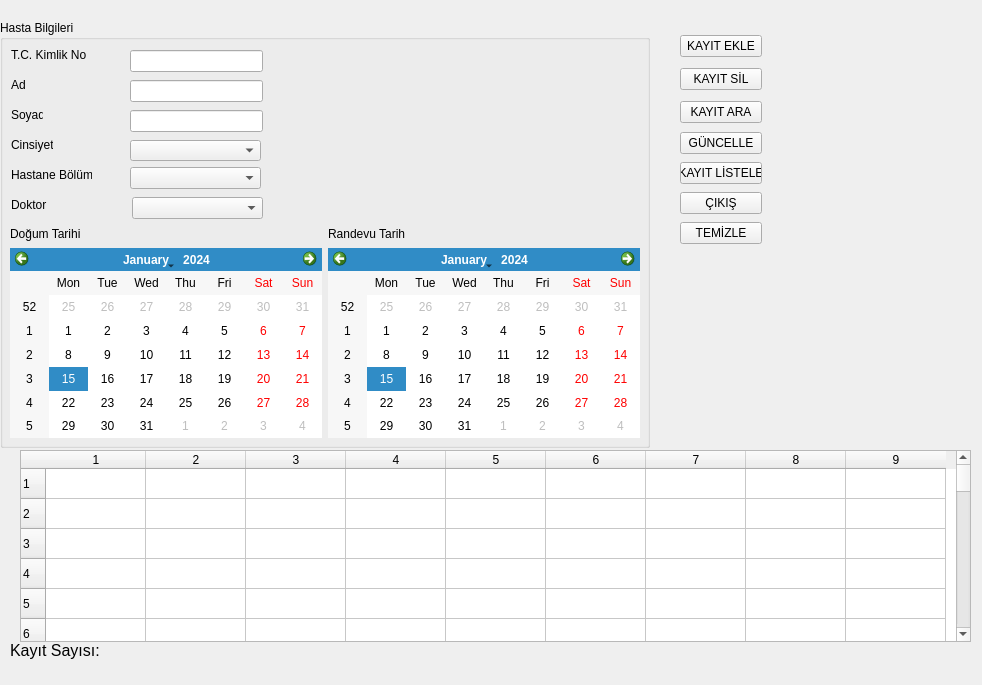
<?xml version="1.0" encoding="UTF-8"?>
<ui version="4.0">
 <class>HastaKayitKabul</class>
 <widget class="QWidget" name="HastaKayitKabul">
  <property name="geometry">
   <rect>
    <x>0</x>
    <y>0</y>
    <width>982</width>
    <height>685</height>
   </rect>
  </property>
  <property name="windowTitle">
   <string>Widget</string>
  </property>
  <widget class="QWidget" name="layoutWidget">
   <property name="geometry">
    <rect>
     <x>680</x>
     <y>30</y>
     <width>82</width>
     <height>101</height>
    </rect>
   </property>
   <layout class="QVBoxLayout" name="verticalLayout_6">
    <item>
     <widget class="QPushButton" name="btnEkle">
      <property name="text">
       <string>KAYIT EKLE</string>
      </property>
     </widget>
    </item>
    <item>
     <widget class="QPushButton" name="btnSil">
      <property name="text">
       <string>KAYIT SİL</string>
      </property>
     </widget>
    </item>
    <item>
     <widget class="QPushButton" name="btnAra">
      <property name="text">
       <string>KAYIT ARA</string>
      </property>
     </widget>
    </item>
   </layout>
  </widget>
  <widget class="QWidget" name="verticalLayoutWidget">
   <property name="geometry">
    <rect>
     <x>680</x>
     <y>130</y>
     <width>82</width>
     <height>116</height>
    </rect>
   </property>
   <layout class="QVBoxLayout" name="verticalLayout_4">
    <item>
     <widget class="QPushButton" name="btnGuncelle">
      <property name="text">
       <string>GÜNCELLE</string>
      </property>
     </widget>
    </item>
    <item>
     <widget class="QPushButton" name="btnListele">
      <property name="text">
       <string>KAYIT LİSTELE</string>
      </property>
     </widget>
    </item>
    <item>
     <widget class="QPushButton" name="btnCikis">
      <property name="text">
       <string>ÇIKIŞ</string>
      </property>
     </widget>
    </item>
    <item>
     <widget class="QPushButton" name="btnTemizle">
      <property name="text">
       <string>TEMİZLE</string>
      </property>
     </widget>
    </item>
   </layout>
  </widget>
  <widget class="QGroupBox" name="groupBox">
   <property name="geometry">
    <rect>
     <x>0</x>
     <y>20</y>
     <width>650</width>
     <height>428</height>
    </rect>
   </property>
   <property name="title">
    <string>Hasta Bilgileri</string>
   </property>
   <widget class="QCalendarWidget" name="cwRTarihi">
    <property name="geometry">
     <rect>
      <x>328</x>
      <y>228</y>
      <width>312</width>
      <height>190</height>
     </rect>
    </property>
   </widget>
   <widget class="QLabel" name="label_7">
    <property name="geometry">
     <rect>
      <x>10</x>
      <y>206</y>
      <width>71</width>
      <height>16</height>
     </rect>
    </property>
    <property name="text">
     <string>Doğum Tarihi</string>
    </property>
   </widget>
   <widget class="QLabel" name="label_8">
    <property name="geometry">
     <rect>
      <x>328</x>
      <y>206</y>
      <width>77</width>
      <height>16</height>
     </rect>
    </property>
    <property name="text">
     <string>Randevu Tarihi</string>
    </property>
   </widget>
   <widget class="QCalendarWidget" name="cwDTarihi">
    <property name="geometry">
     <rect>
      <x>10</x>
      <y>228</y>
      <width>312</width>
      <height>190</height>
     </rect>
    </property>
   </widget>
   <widget class="QLineEdit" name="lneAd">
    <property name="geometry">
     <rect>
      <x>130</x>
      <y>60</y>
      <width>133</width>
      <height>22</height>
     </rect>
    </property>
    <property name="maxLength">
     <number>10</number>
    </property>
   </widget>
   <widget class="QLineEdit" name="lneTCK">
    <property name="geometry">
     <rect>
      <x>130</x>
      <y>30</y>
      <width>133</width>
      <height>22</height>
     </rect>
    </property>
    <property name="maxLength">
     <number>11</number>
    </property>
   </widget>
   <widget class="QLineEdit" name="lneSoyad">
    <property name="geometry">
     <rect>
      <x>130</x>
      <y>90</y>
      <width>133</width>
      <height>22</height>
     </rect>
    </property>
    <property name="maxLength">
     <number>10</number>
    </property>
   </widget>
   <widget class="QLabel" name="lneTCK_2">
    <property name="geometry">
     <rect>
      <x>11</x>
      <y>27</y>
      <width>75</width>
      <height>16</height>
     </rect>
    </property>
    <property name="text">
     <string>T.C. Kimlik No</string>
    </property>
   </widget>
   <widget class="QLabel" name="lneAd_2">
    <property name="geometry">
     <rect>
      <x>11</x>
      <y>57</y>
      <width>16</width>
      <height>16</height>
     </rect>
    </property>
    <property name="text">
     <string>Ad</string>
    </property>
   </widget>
   <widget class="QLabel" name="lneSoyad_2">
    <property name="geometry">
     <rect>
      <x>11</x>
      <y>87</y>
      <width>32</width>
      <height>16</height>
     </rect>
    </property>
    <property name="text">
     <string>Soyad</string>
    </property>
   </widget>
   <widget class="QLabel" name="lneCinsiyet">
    <property name="geometry">
     <rect>
      <x>11</x>
      <y>117</y>
      <width>42</width>
      <height>16</height>
     </rect>
    </property>
    <property name="text">
     <string>Cinsiyet</string>
    </property>
   </widget>
   <widget class="QComboBox" name="cmbCinsiyet">
    <property name="geometry">
     <rect>
      <x>130</x>
      <y>120</y>
      <width>131</width>
      <height>21</height>
     </rect>
    </property>
    <property name="currentIndex">
     <number>-1</number>
    </property>
    <item>
     <property name="text">
      <string>Kadın</string>
     </property>
    </item>
    <item>
     <property name="text">
      <string>Erkek</string>
     </property>
    </item>
   </widget>
   <widget class="QComboBox" name="cmbHBolum">
    <property name="geometry">
     <rect>
      <x>130</x>
      <y>147</y>
      <width>131</width>
      <height>22</height>
     </rect>
    </property>
    <property name="currentIndex">
     <number>-1</number>
    </property>
    <item>
     <property name="text">
      <string>İç Hastalıkları</string>
     </property>
    </item>
    <item>
     <property name="text">
      <string>Yoğun Bakım</string>
     </property>
    </item>
    <item>
     <property name="text">
      <string>Kardiyoloji</string>
     </property>
    </item>
    <item>
     <property name="text">
      <string>Göğüs Hastalıkları</string>
     </property>
    </item>
    <item>
     <property name="text">
      <string>Nöroloji</string>
     </property>
    </item>
    <item>
     <property name="text">
      <string>Psikiyatri</string>
     </property>
    </item>
    <item>
     <property name="text">
      <string>Fiziksel Tıp ve Rehabilitasyon</string>
     </property>
    </item>
    <item>
     <property name="text">
      <string>Genel Cerrahi</string>
     </property>
    </item>
    <item>
     <property name="text">
      <string>Üroloji</string>
     </property>
    </item>
    <item>
     <property name="text">
      <string>Göz Hastalıkları</string>
     </property>
    </item>
    <item>
     <property name="text">
      <string>Kulak-Burun-Boğaz Hastalıkları</string>
     </property>
    </item>
    <item>
     <property name="text">
      <string>Radyoloji</string>
     </property>
    </item>
    <item>
     <property name="text">
      <string>Ağız, Diş, Çene Hastalıkları ve Cerrahisi</string>
     </property>
    </item>
   </widget>
   <widget class="QLabel" name="lneHbolum">
    <property name="geometry">
     <rect>
      <x>11</x>
      <y>147</y>
      <width>81</width>
      <height>16</height>
     </rect>
    </property>
    <property name="text">
     <string>Hastane Bölüm</string>
    </property>
   </widget>
   <widget class="QLabel" name="lneDoktpr">
    <property name="geometry">
     <rect>
      <x>11</x>
      <y>177</y>
      <width>39</width>
      <height>16</height>
     </rect>
    </property>
    <property name="text">
     <string>Doktor </string>
    </property>
   </widget>
   <widget class="QComboBox" name="cmbDoktor">
    <property name="geometry">
     <rect>
      <x>132</x>
      <y>177</y>
      <width>131</width>
      <height>22</height>
     </rect>
    </property>
    <property name="currentIndex">
     <number>-1</number>
    </property>
    <item>
     <property name="text">
      <string>Cemil ÇALIŞKAN</string>
     </property>
    </item>
    <item>
     <property name="text">
      <string>Muhtar Sinan ERSİN</string>
     </property>
    </item>
    <item>
     <property name="text">
      <string>Murat ZEYTÜNLÜ</string>
     </property>
    </item>
    <item>
     <property name="text">
      <string>Özer MAKAY</string>
     </property>
    </item>
    <item>
     <property name="text">
      <string>Recep Gökhan İÇÖZ</string>
     </property>
    </item>
    <item>
     <property name="text">
      <string>Zekeriya Erhan AKGÜN</string>
     </property>
    </item>
    <item>
     <property name="text">
      <string>Alper UĞUZ</string>
     </property>
    </item>
    <item>
     <property name="text">
      <string>Levent YENİAY</string>
     </property>
    </item>
    <item>
     <property name="text">
      <string>Murat ÖZDEMİR</string>
     </property>
    </item>
    <item>
     <property name="text">
      <string>Taylan Özgür SEZER</string>
     </property>
    </item>
    <item>
     <property name="text">
      <string>Sibel BOYVADA ÖZALP</string>
     </property>
    </item>
   </widget>
  </widget>
  <widget class="QTableWidget" name="tableWidget">
   <property name="geometry">
    <rect>
     <x>20</x>
     <y>450</y>
     <width>951</width>
     <height>192</height>
    </rect>
   </property>
   <property name="rowCount">
    <number>100</number>
   </property>
   <property name="columnCount">
    <number>9</number>
   </property>
   <row/>
   <row/>
   <row/>
   <row/>
   <row/>
   <row/>
   <row/>
   <row/>
   <row/>
   <row/>
   <row/>
   <row/>
   <row/>
   <row/>
   <row/>
   <row/>
   <row/>
   <row/>
   <row/>
   <row/>
   <row/>
   <row/>
   <row/>
   <row/>
   <row/>
   <row/>
   <row/>
   <row/>
   <row/>
   <row/>
   <row/>
   <row/>
   <row/>
   <row/>
   <row/>
   <row/>
   <row/>
   <row/>
   <row/>
   <row/>
   <row/>
   <row/>
   <row/>
   <row/>
   <row/>
   <row/>
   <row/>
   <row/>
   <row/>
   <row/>
   <row/>
   <row/>
   <row/>
   <row/>
   <row/>
   <row/>
   <row/>
   <row/>
   <row/>
   <row/>
   <row/>
   <row/>
   <row/>
   <row/>
   <row/>
   <row/>
   <row/>
   <row/>
   <row/>
   <row/>
   <row/>
   <row/>
   <row/>
   <row/>
   <row/>
   <row/>
   <row/>
   <row/>
   <row/>
   <row/>
   <row/>
   <row/>
   <row/>
   <row/>
   <row/>
   <row/>
   <row/>
   <row/>
   <row/>
   <row/>
   <row/>
   <row/>
   <row/>
   <row/>
   <row/>
   <row/>
   <row/>
   <row/>
   <row/>
   <row/>
   <column/>
   <column/>
   <column/>
   <column/>
   <column/>
   <column/>
   <column/>
   <column/>
   <column/>
  </widget>
  <widget class="QLabel" name="label">
   <property name="geometry">
    <rect>
     <x>10</x>
     <y>640</y>
     <width>91</width>
     <height>21</height>
    </rect>
   </property>
   <property name="font">
    <font>
     <pointsize>12</pointsize>
    </font>
   </property>
   <property name="text">
    <string>Kayıt Sayısı:</string>
   </property>
  </widget>
  <widget class="QLabel" name="label_2">
   <property name="geometry">
    <rect>
     <x>100</x>
     <y>641</y>
     <width>71</width>
     <height>21</height>
    </rect>
   </property>
   <property name="text">
    <string/>
   </property>
  </widget>
  <widget class="QLabel" name="statusbar">
   <property name="geometry">
    <rect>
     <x>0</x>
     <y>661</y>
     <width>981</width>
     <height>20</height>
    </rect>
   </property>
   <property name="text">
    <string/>
   </property>
  </widget>
 </widget>
 <resources/>
 <connections/>
</ui>
